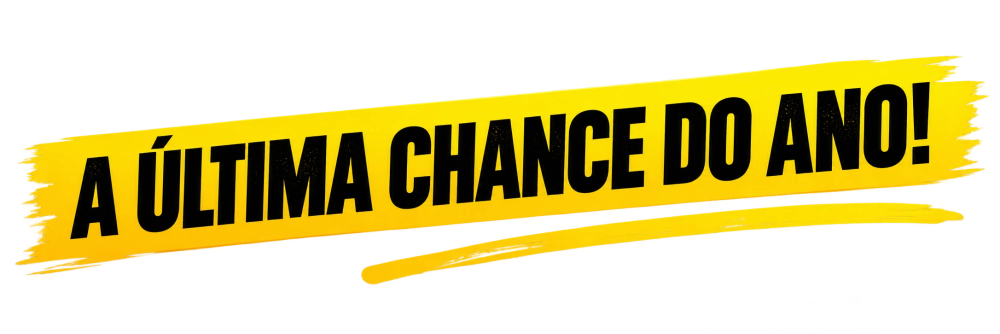
#> input picture video-painel-led/camada_faixa.webp, 2000 x 667 px, given in place of 2.png, which was not available (shown at 1/2 size)
$ python render.py ../video-painel-led/camada_faixa.webp
#> lines starting #> are read from the running program, lines starting #| are printed output that depends on the picture
import math, os, sys
import numpy as np
from PIL import Image, ImageDraw, ImageFilter, ImageChops
from multiprocessing import Pool

BASE = os.path.dirname(os.path.abspath(__file__))
IMG = os.path.join(BASE, '..', '..', 'images')
OUT = os.path.join(BASE, 'frames')
os.makedirs(OUT, exist_ok=True)

W, H = 1080, 1920
FPS, DUR = 30, 10.0
N = int(FPS * DUR)

salon = Image.open(os.path.join(IMG, '2.png')).convert('RGB')
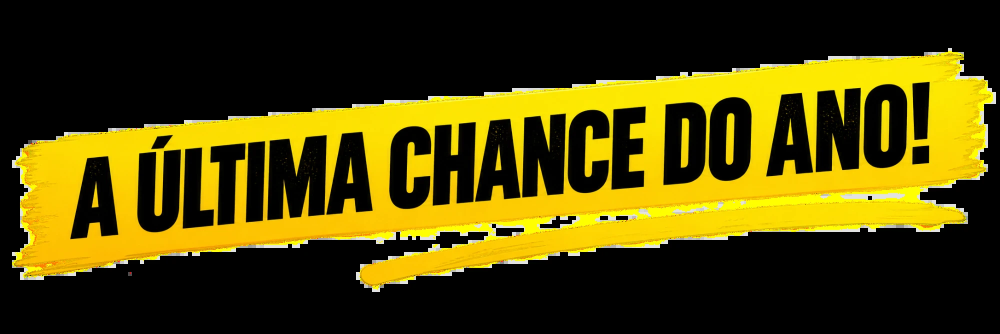
#> salon: PIL image 2000x667 RGB (shown at 1/2 size); mean R, G, B 77.1, 67, 5.4
flyer = Image.open(os.path.join(IMG, '1.jpg')).convert('RGB')
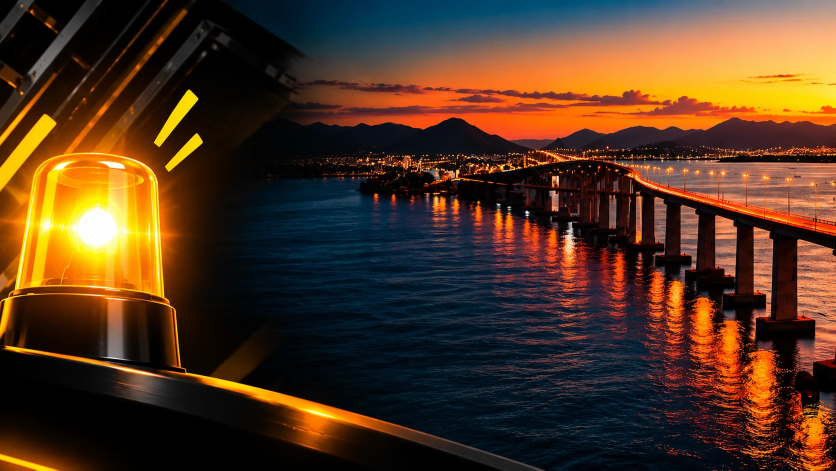
#> input picture video-painel-led/camada_fundo.webp, 1671 x 941 px, given in place of 1.jpg, which was not available (shown at 1/2 size)
#> flyer is the input picture: PIL image 1671x941 RGB; mean R, G, B 81.7, 53.6, 31.9
FW, FH = flyer.size  # 1353 x 2000
#> FW = 1671; FH = 941

# ---------- objeto: panfleto dentro de um display de acrilico ----------
M = 70           # margem do acrilico
LIP = 150        # aba frontal da base
OW, OH = FW + 2 * M, FH + 2 * M + LIP
#> OW = 1811; OH = 1231

def build_object():
    obj = Image.new('RGBA', (OW, OH), (0, 0, 0, 0))
#> obj: PIL image 1811x1231 RGBA; every value is 0
    # acrilico (vidro levemente esverdeado e translucido)
    acr = Image.new('RGBA', (OW, OH), (0, 0, 0, 0))
    d = ImageDraw.Draw(acr)
    d.rounded_rectangle([0, 0, OW - 1, OH - LIP + 10], radius=26, fill=(225, 238, 236, 46))
    d.rounded_rectangle([-40, OH - LIP, OW + 39, OH - 1], radius=18, fill=(214, 232, 230, 90))
    obj = Image.alpha_composite(obj, acr)
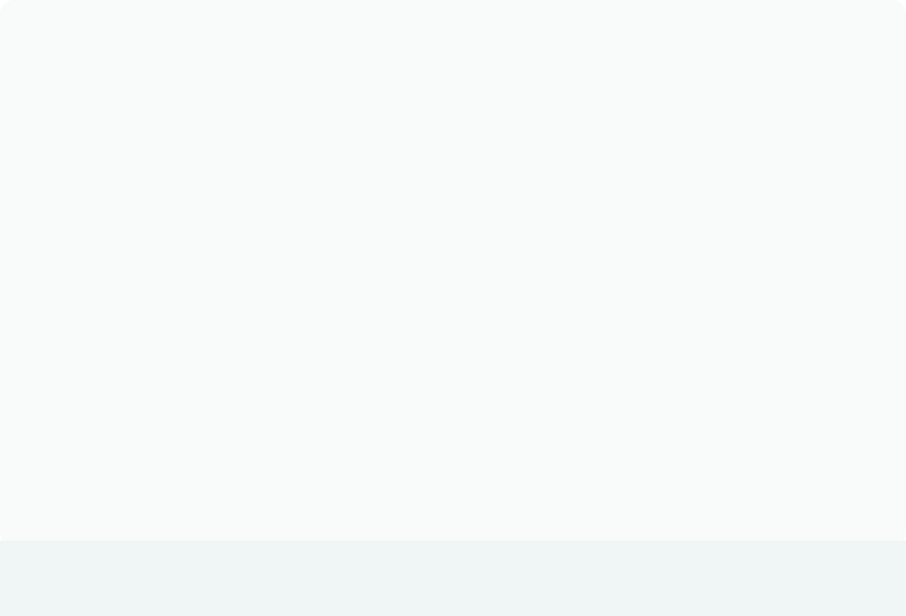
#> obj: PIL image 1811x1231 RGBA (shown at 1/2 size); mean R, G, B, A 223.6, 237.2, 235.2, 51.4; transparent parts drawn white
    # papel com luz quente vinda do alto a direita
    f = np.asarray(flyer).astype(np.float32) / 255
    yy, xx = np.mgrid[0:FH, 0:FW].astype(np.float32)
    g = 1.04 - 0.16 * np.clip(np.hypot((xx - FW * 0.85) / FW, (yy + FH * 0.1) / FH) - 0.25, 0, 1)
    f = f * g[..., None] * np.array([1.03, 1.0, 0.95])
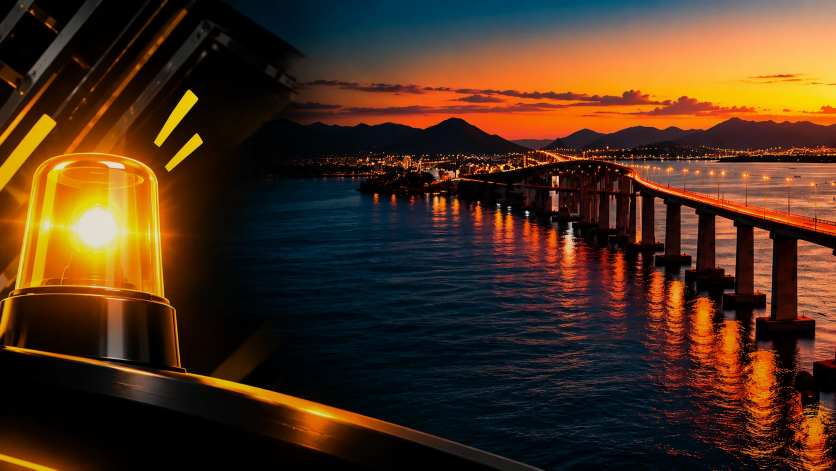
#> f: shape (941, 1671, 3) float64 (shown at 1/2 size); mean R, G, B 0.322, 0.205, 0.117; drawn with min black and max white
    paper = Image.fromarray((np.clip(f, 0, 1) * 255).astype(np.uint8)).convert('RGBA')
    obj.alpha_composite(paper, (M, M))
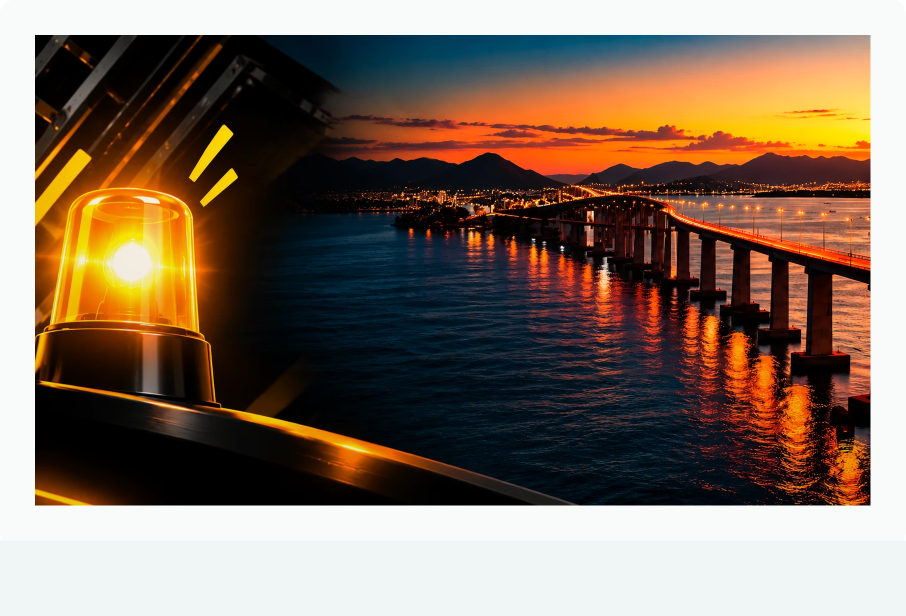
#> obj: PIL image 1811x1231 RGBA (shown at 1/2 size); mean R, G, B, A 121.9, 105.9, 89.4, 198.8; transparent parts drawn white
    # bordas polidas do acrilico
    hl = Image.new('RGBA', (OW, OH), (0, 0, 0, 0))
    d = ImageDraw.Draw(hl)
    d.rounded_rectangle([2, 2, OW - 3, OH - LIP + 8], radius=26, outline=(255, 255, 255, 150), width=7)
    d.line([(10, OH - LIP + 4), (OW - 10, OH - LIP + 4)], fill=(255, 255, 255, 190), width=6)
    d.line([(10, OH - 6), (OW - 10, OH - 6)], fill=(170, 190, 188, 160), width=6)
    hl = hl.filter(ImageFilter.GaussianBlur(2))
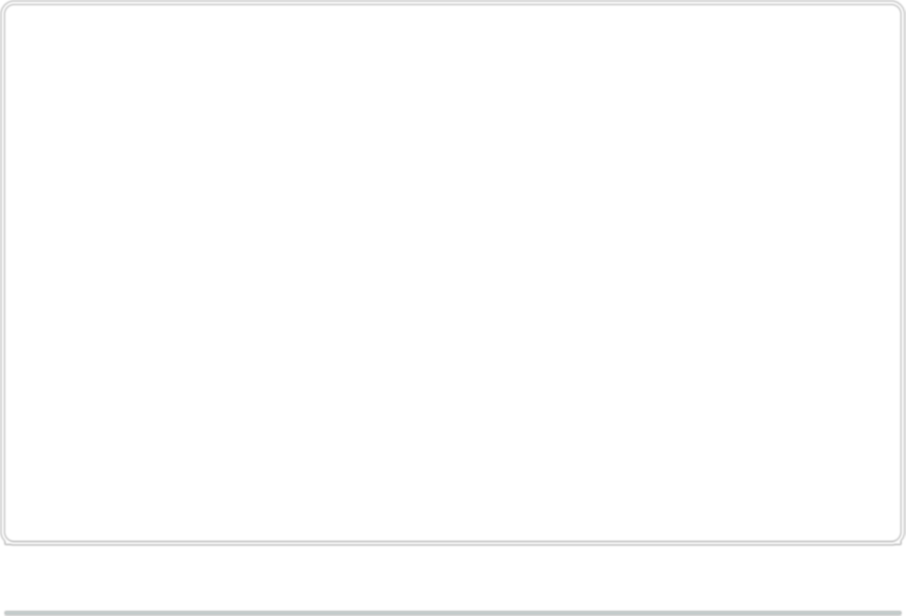
#> hl: PIL image 1811x1231 RGBA (shown at 1/2 size); mean R, G, B, A 5.4, 5.5, 5.5, 3.6; transparent parts drawn white
    obj = Image.alpha_composite(obj, hl)
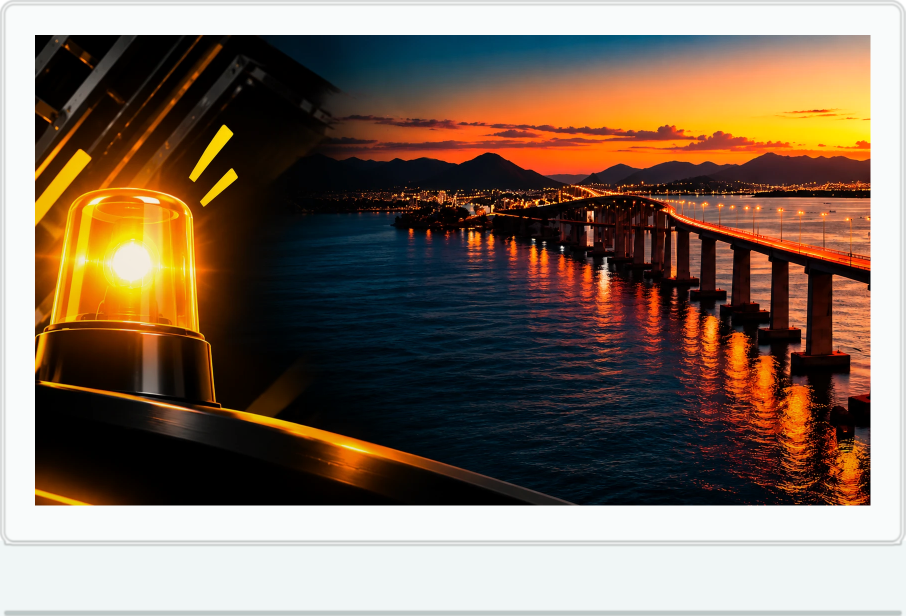
#> obj: PIL image 1811x1231 RGBA (shown at 1/2 size); mean R, G, B, A 120.1, 103.7, 87.3, 201.4; transparent parts drawn white
    # reflexo diagonal fixo no acrilico
    gl = np.zeros((OH, OW), np.float32)
    yy, xx = np.mgrid[0:OH, 0:OW].astype(np.float32)
    band = (xx * 0.55 + yy) / (OW * 0.55 + OH)
    gl += 0.10 * np.exp(-((band - 0.18) / 0.035) ** 2)
    gl += 0.05 * np.exp(-((band - 0.24) / 0.012) ** 2)
    a = np.asarray(obj).astype(np.float32)
    a[..., :3] = a[..., :3] + (255 - a[..., :3]) * gl[..., None] * (a[..., 3:4] / 255)
    return Image.fromarray(np.clip(a, 0, 255).astype(np.uint8))

OBJ = build_object()
OBJ_NP = np.asarray(OBJ).astype(np.float32)
_yy, _xx = np.mgrid[0:OH, 0:OW].astype(np.float32)
SWEEP_COORD = (_xx * 0.7 - _yy * 0.0 + _yy * 0.45) / (OW * 0.7 + OH * 0.45)

# ---------- mundo (coordenadas da foto do salao) ----------
ANCHOR = np.array([413.0, 167.2])   # base do display, na borda do balcao
OBJ_HW = 26.5                        # altura do objeto em px da foto
S_OBJ = OBJ_HW / OH                  # px foto por px do objeto
#> S_OBJ = 0.0215

def ease_io(x):
    x = min(max(x, 0.0), 1.0)
    return x * x * x * (x * (x * 6 - 15) + 10)

def seg(t, a, b):
    return ease_io((t - a) / (b - a))

def lerp(a, b, k):
    return a + (b - a) * k

# [32 lines left out: functions object_corners, world_point_on_object, homography, not called in this run]

# centro do cupom (no papel) e alvo final
COUPON_UV = (M + 676, M + 1590)

# [75 lines left out: functions camera, world_to_screen, render_bg, light_sweep, sparkle, not called in this run]

RNG_ORBS = np.random.default_rng(7)
ORBS = [(RNG_ORBS.uniform(0, 1), RNG_ORBS.uniform(0, 0.65), RNG_ORBS.uniform(60, 190),
         RNG_ORBS.uniform(0.05, 0.16), RNG_ORBS.uniform(-0.012, 0.012)) for _ in range(14)]

# [11 lines left out: function orbs_layer, not called in this run]

YY, XX = np.mgrid[0:H, 0:W].astype(np.float32)
VIG = 1 - 0.42 * np.clip(np.hypot((XX - W / 2) / (W * 0.62), (YY - H * 0.48) / (H * 0.6)) - 0.35, 0, 1) ** 1.6
VIG = VIG[..., None]

# [74 lines left out: function render, not called in this run]

if __name__ == '__main__':
#> (the run stopped early here; a loop or call above may not have finished)
